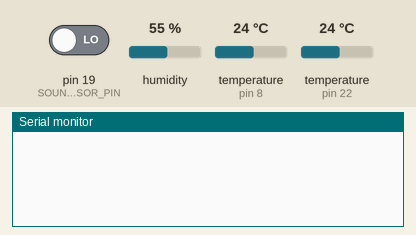
A sketch run on a simulated Arduino Uno, built with avr-gcc and run on an emulated ATmega328P. Parts: the last lines printed to the serial monitor. The test bench sets the inputs (shaded band); at power-on: pin 19 (SOUND_SENSOR_PIN) LOW, humidity 55 %, temperature (sensors on pin 22, pin 8) 24 °C.

Above: at 1.2 s.
1.3 s: pin 19 (SOUND_SENSOR_PIN) driven HIGH
At 1.9 s:
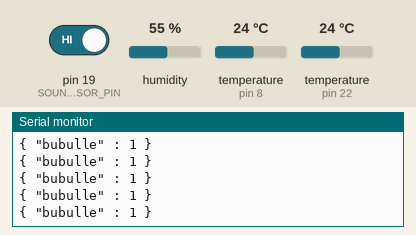
3.2 s: humidity set to 22 %
12.3 s: temperature (sensor on pin 22) set to 12 °C
13.8 s: temperature (sensor on pin 8) set to 12 °C
15.3 s: temperature (sensor on pin 22) set to 19 °C
At 20.9 s:
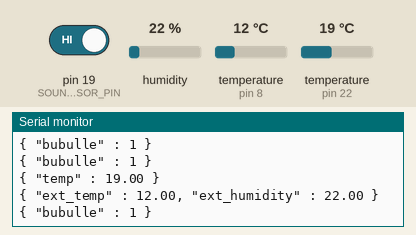
29.3 s: humidity set to 40 %
At 30.5 s:
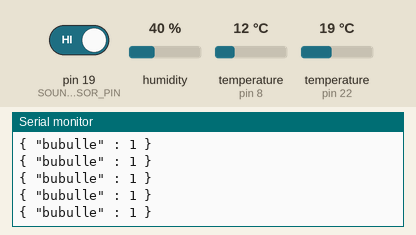

The sketch:

beercraft.ino
```cpp
#include <OneWire.h>
#include <DallasTemperature.h>
#include "DHT.h"

// External Temp & Humidity
#define DHT_PIN 8
#define DHTTYPE DHT11
// Internal Temp
#define ONE_WIRE_BUS 22
// Sound
#define SOUND_SENSOR_PIN 19


OneWire oneWire(ONE_WIRE_BUS);
DallasTemperature sensors(&oneWire);

DHT dht(DHT_PIN, DHTTYPE);

unsigned long last_time;
unsigned long last_ext_temp_time;
unsigned long last_bubulle_time;
unsigned long current_time;
const unsigned long ext_temp_period = 10 * 1000;
const unsigned long temp_period = 10 * 1000;
const unsigned long bubulle_period =  5;

void setup(void)
{
  pinMode(SOUND_SENSOR_PIN, INPUT);
  // start serial port
  Serial.begin(9600);
  // Start up the library
  last_time = millis();
  last_bubulle_time = last_time;
  last_ext_temp_time = last_time;

  // start sensors
  sensors.begin();
  dht.begin();
}


void loop(void)
{
  current_time = millis();

  // read & send temp every 5 ms
  if (current_time - last_bubulle_time >= bubulle_period) {
    last_bubulle_time = current_time;
    if (digitalRead(SOUND_SENSOR_PIN)) {
      Serial.println("{ \"bubulle\" : 1 }");
    }
  }

  // read & send temp every 10 sec
  if (current_time - last_time >= temp_period) {
    last_time = current_time;
    sensors.requestTemperatures(); // Send the command to get temperature readings
    float temp = sensors.getTempCByIndex(0);
    Serial.println("{ \"temp\" : " + String(temp) + " }");
  }

  if (current_time - last_ext_temp_time >= ext_temp_period) {
    last_ext_temp_time = current_time;
    float ext_humidity = dht.readHumidity();
    float ext_temperature = dht.readTemperature();
    Serial.println("{ \"ext_temp\" : " + String(ext_temperature) + ", \"ext_humidity\" : " + String(ext_humidity) + " }");
  }

  //delay(30);
}
```

Measured:
- after the input at 1.3 s, the serial monitor: prints a new line at once (image 1)
- after the input at 15.3 s, the serial monitor: prints a new line after 5.5 s (image 2)
